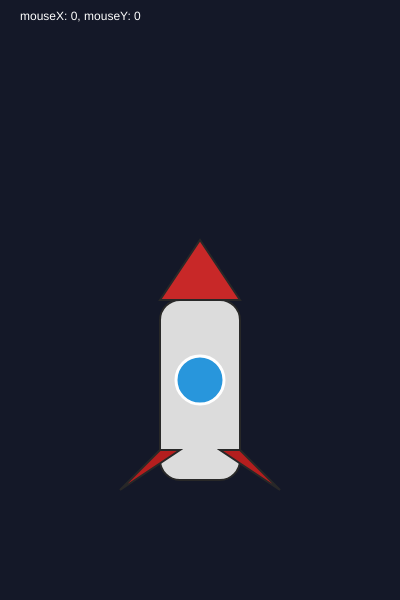
Frame 1 (no input)
Frame 60 (no input): identical to frame 1, image omitted
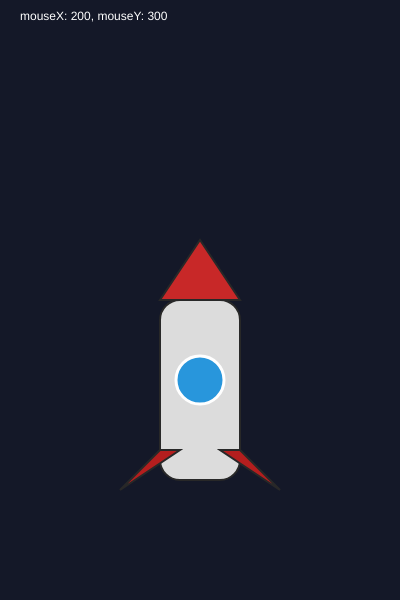
Frame 120 (the mouse pressed at the canvas centre since frame 60)

The p5.js sketch that drew these frames (run headless with seeded random() and noise() and a simulated clock; from frame 60 on, the mouse is pressed at the canvas centre):

// p5.js sketch
// ── sketch.js
// Simple static rocket
let xMax = 400;
let yMax = 600;
let   xrocket = xMax/2;
let   yrocket = yMax*0.6;
function setup() {
  createCanvas(xMax, yMax); // create a 400x600 window
//   noLoop();               // only draw once (no animation needed)
}

function draw() {
  background(20, 24, 40); // dark blue background (like space)

  push();               // save current drawing settings
  // rocket body
  fill(220);            // light gray
  stroke(40);           // dark outline
  strokeWeight(2);
  rectMode(CENTER);     // rectangle drawn from its center
  rect(xrocket, yrocket+30, 80, 180, 20); // body rectangle with rounded corners

  // nose cone
  fill(200, 40, 40);    // red
  triangle(xrocket-40, yrocket-60, xrocket+40, yrocket-60, xrocket, yrocket-120); // triangle on top

  // window (circle)
  fill(40, 150, 220);   // blue glass
  stroke(255);          // white border
  strokeWeight(3);
  ellipse(xrocket, yrocket+20, 48, 48); // window circle

  // fins on the left and right
  stroke(40);
  strokeWeight(2);
  fill(180, 30, 30);    // dark red
  triangle(xrocket-40, yrocket+90, xrocket-80, yrocket+130, xrocket-20, yrocket+90); // left fin
  triangle(xrocket+40, yrocket+90, xrocket+80, yrocket+130, xrocket+20, yrocket+90);    // right fin

  pop(); // restore settings (so it won’t affect other drawings)
  fill(255) //white text
  text(`mouseX: ${mouseX}, mouseY: ${mouseY}`, 20, 20);
}
